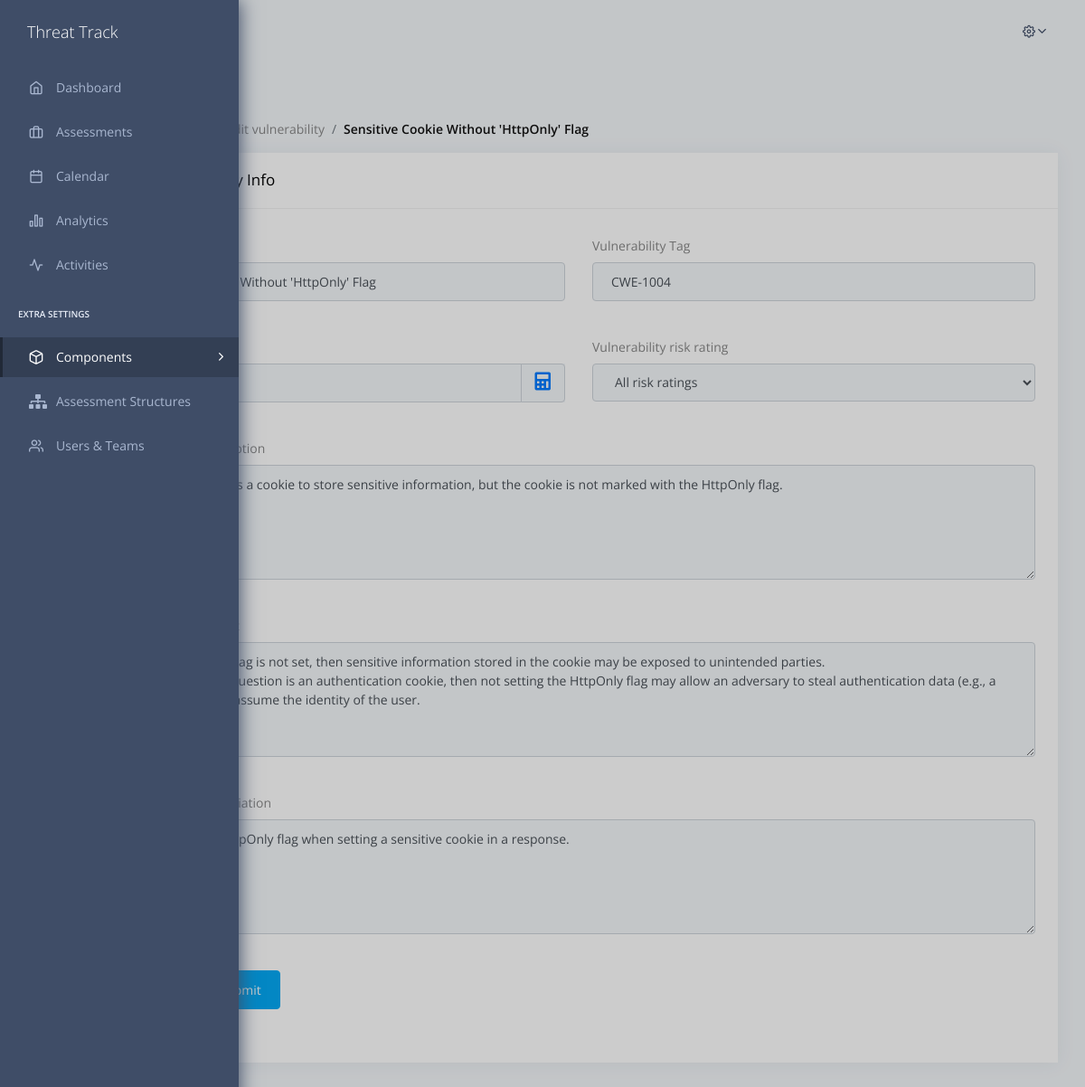
Screenshot of /components/vulnerabilities/3050 (signed in) with the database file from the repository.
### components/models.py (models this page shows, shortened)
class Vulnerability(models.Model):
    name = models.CharField(null=True,max_length=200)
    description = models.TextField(null=True, blank=True)
    tag = models.CharField(null=True,max_length=20) #was called CVE before must be changed
    cvss = models.FloatField(null=True, blank=True)
    risk_rating = models.CharField(null=True, blank=True, max_length=20)
    impact = models.TextField(null=True, blank=True)
    remediation = models.TextField(null=True, blank=True)
    custom_fields = JSONField(null=True, blank=True)

### Threat_Track/decorators.py (the view)
        @login_required
        def wrapped_view(request, *args, **kwargs):
            user_permissions = request.user.userprofile.role.permissions.values_list('name', flat=True)
            if not any(permission_name in user_permissions for permission_name in permission_names):
                raise PermissionDenied
            return view_func(request, *args, **kwargs)

### Threat_Track/context_processors.py (called while the page is built)
def active_side_bar(request):
    app = request.path.split("/")[1] # first word in the link
    header_pill = request.path.split("/")[-1] # last word in the link
    if app == 'home':
        try:
            app = request.path.split("/")[2]
        except:
            app = 'dashboard'
    return {"app" : app,
            "header_pill" : header_pill}

def user_permissions(request):
    if request.user.is_anonymous:
        return {"USER_PERMISSIONS": None}
    permissions = request.user.userprofile.role.permissions.values_list("name", flat=True)
    return {"USER_PERMISSIONS": permissions}

### templates/components/vulnerabilities/vulnerabilities_info.html (shortened to what this page needs)
{% extends "base.html" %}
{% load static %}
{% block content %}
    <div class="pcoded-main-container">
        <div class="pcoded-wrapper">
            <div class="pcoded-content">
                <div class="pcoded-inner-content">
                    <div class="main-body">
                        <div class="page-wrapper">
                            <div class="row">
                                <div class="col-md-12">
                                    <div class="page-header-title">
                                        <h5 class="m-b-10">{% if 'w_vulnerabilities' in USER_PERMISSIONS%}Edit {% else %} View {% endif %} Vulnerability</h5>
                                    </div>
                                    <ul class="breadcrumb">
                                        <li class="breadcrumb-item"><a href="/"></a></li>
                                        <li class="breadcrumb-item"><a>{{app|capfirst}}</a></li>
                                        <li class="breadcrumb-item"><a>{% if 'w_vulnerabilities' in USER_PERMISSIONS%}Edit {% else %} View {% endif %} vulnerability</a></li>
                                        <li class="breadcrumb-item"><a>{{vulnerability.name}}</a></li>
                                    </ul>
                                </div>
                                <div class="col-sm-12">
                                    <div class="card">
                                        <div class="card-header">
                                            <h5>{% if 'w_vulnerabilities' in USER_PERMISSIONS%}Edit {% else %} View {% endif %} Vulnerability Info</h5>
                                        </div>
                                        <form method="post" action="" id="validateForm">
                                            <div class="card-block">
                                                <div class="row">
                                                    <div class="col-sm-6 mb-4">
                                                        <div class="form-group">
                                                            <label>Vulnerability name</label>
                                                            <input type="text" {% if vulnerability.name == None %} value="" {% else %} value="{{vulnerability.name}}" {% endif %} name="v_name" class="form-control validate-required">
                                                        </div>
                                                    </div>
                                                    <div class="col-sm-6 mb-4">
                                                        <div class="form-group">
                                                            <label for="add">Vulnerability Tag</label>
                                                            <input class="form-control"  type="phone" {% if vulnerability.tag == None %} value="" {% else %} value="{{vulnerability.tag}}" {% endif %} name="v_tag">
                                                        </div>
                                                    </div>
                                                    <div class="col-sm-6 mb-4">
                                                        <div class="form-group">
                                                            <label>CVSS score (1-10)</label>
                                                            <div class="input-group">
                                                                <input class="form-control" type="text" name="v_cvss" id="cvss-score" {% if vulnerability.cvss == None %} value="" {% elif assessment_vulnerability.cvss == 0.0 %} value"" {% else %} value="{{vulnerability.cvss}}" {% endif %}>
                                                                <div class="input-group-append">
                                                                    <span class="input-group-text">
                                                                        <a href="" data-toggle="modal" data-target="#cvss">
                                                                            <i class="fa fa-calculator" title="Open CVSS 3.1 Calculator"></i>
                                                                        </a>
                                                                    </span>
                                                                </div>
                                                            </div>
                                                        </div>
                                                    </div>
                                                      <div class="col-sm-6 mb-4">
                                                        <div class="form-group">
                                                          <label>Vulnerability risk rating</label>
                                                          <select name="v_risk_rating" class="form-control" id="risk-rating">
                                                            <option value="">All risk ratings</option>
                                                          </select>
                                                        </div>
                                                      </div>
                                                    <div class="col-sm-12 mb-4">
                                                        <div class="form-group">
                                                            <label for="abt">Vulnerability description</label>
                                                            <textarea rows="5" class="form-control" name="v_description">{% if vulnerability.description == None %}{% else %}{{vulnerability.description}}{% endif %}</textarea>
                                                        </div>
                                                    </div>
                                                    <div class="col-sm-12 mb-4">
                                                        <div class="form-group">
                                                            <label for="abt">Vulnerability impact</label>
                                                            <textarea rows="5" class="form-control" name="v_impact">{% if vulnerability.impact == None %}{% else %}{{vulnerability.impact}}{% endif %}</textarea>
                                                        </div>
                                                    </div>
                                                    <div class="col-sm-12 mb-4">
                                                        <div class="form-group">
                                                            <label for="abt">Vulnerability remediation</label>
                                                            <textarea rows="5" class="form-control" name="v_remediation">{% if vulnerability.remediation == None %}{% else %}{{vulnerability.remediation}}{% endif %}</textarea>
                                                        </div>
                                                    </div>
                                                    <div class="col-sm-12 mb-2">
                                                        <div class="form-group">
                                                            <a href="{% url 'vulnerabilities' %}" class="btn btn-secondary">Back</a>
                                                            {% if 'w_vulnerabilities' in USER_PERMISSIONS%}
                                                            <button type="submit" class="btn btn-primary">Submit</button>
                                                            {% endif %}
                                                        </div>
                                                    </div>
                                                </div>
                                            </div>
                                        </form>
                                    </div>
                                </div>
                            </div>
                            </div>
                        </div>
                    </div>
                </div>
            </div>
        </div>
{% endblock content %}

### rows the page displays
Vulnerability: name "Sensitive Cookie Without 'HttpOnly' Flag", v_name "Sensitive Cookie Without 'HttpOnly' Flag", v_tag "CWE-1004", v_cvss "0.0", v_description "The product uses a cookie to store sensitive information, but the cookie is not marked with the HttpOnly flag.", v_impact "If the HttpOnly flag is not set, then sensitive information stored in the cookie may be exposed to unintended parties. If the cookie in question is an authentication cookie, then not setting the HttpOnly flag may allow an adversary to steal authentication data (e.g., a session ID) and assume the identity of the user.", v_remediation "Leverage the HttpOnly flag when setting a sensitive cookie in a response."
